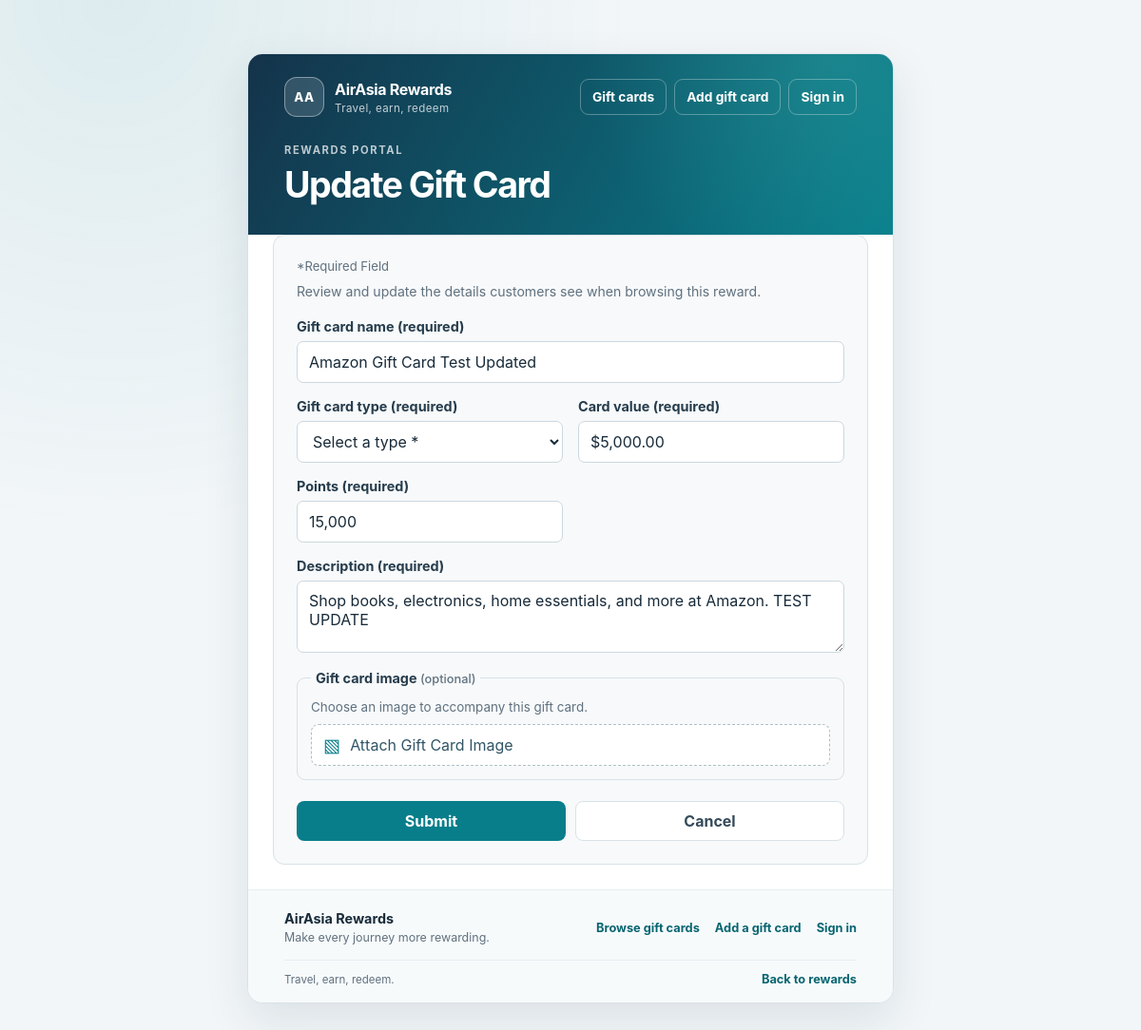
The page /airasia-hw3/card-update.php?id=1 on the database as committed earlier.
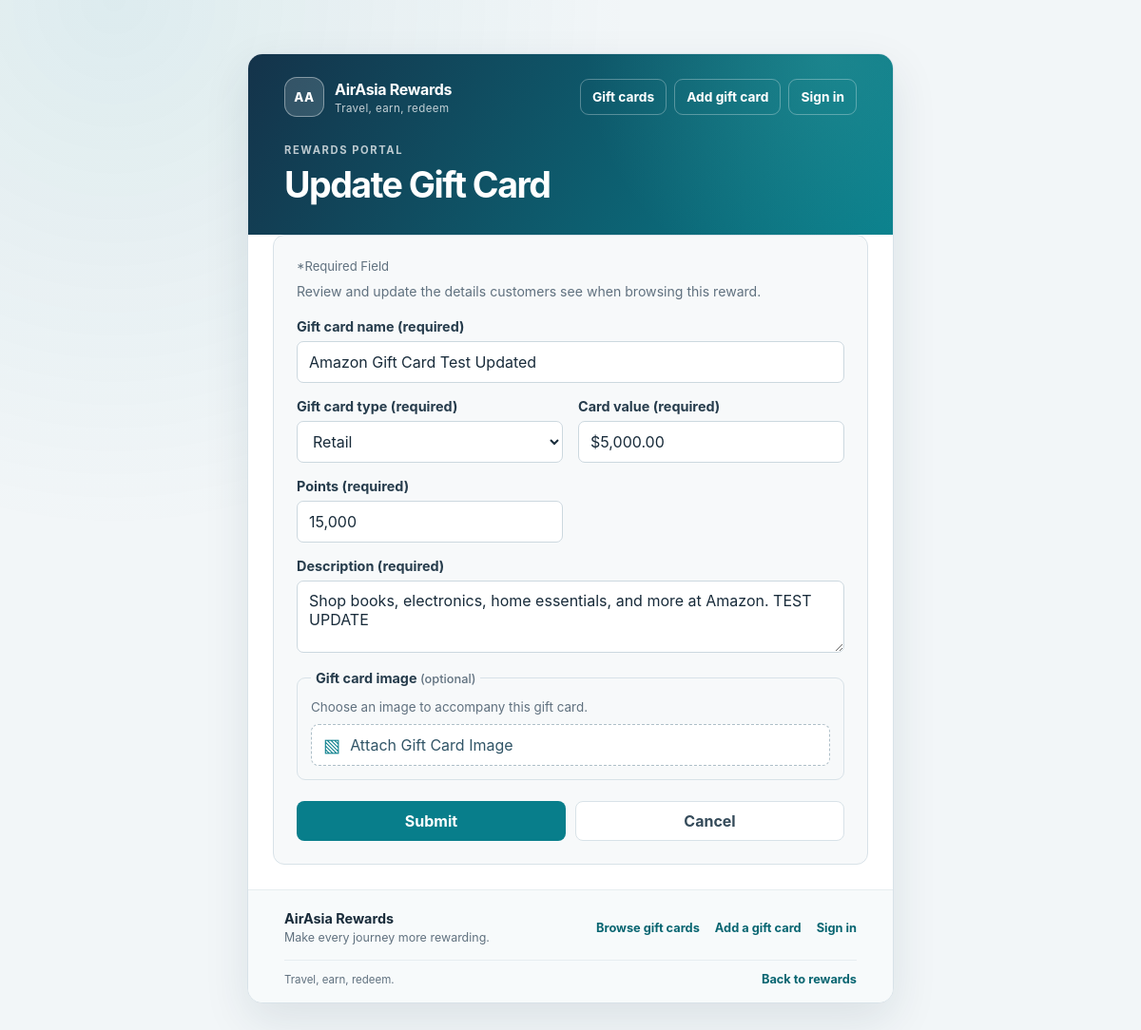
The same page on the database as committed later.
### tables this page shows
CREATE TABLE "GIFTCARD" (
    cardId INTEGER PRIMARY KEY,
    cardName TEXT NOT NULL,
    cardType TEXT NOT NULL,
    cardValue REAL NOT NULL CHECK (cardValue >= 0),
    points INTEGER NOT NULL CHECK (points >= 0),
    description TEXT NOT NULL DEFAULT ''
);

### airasia-hw3/includes/validation.php (called while the page is built, shortened)
<?php
function getAllowedCardTypes(): array
{
    return ['Retail', 'Travel', 'Dining', 'Entertainment', 'Other'];
}

### airasia-hw3/card-update.php (the view, shortened to what this page needs)
<?php
require_once __DIR__ . '/includes/validation.php';
$requestedId = $_GET['id'] ?? null;
$cardId = (int) $requestedId;
require_once __DIR__ . '/includes/db.php';
$selectStatement = $pdo->prepare(
    'SELECT cardId, cardName, cardType, cardValue, points, description
    FROM "GIFTCARD" WHERE cardId = :cardId'
);
$selectStatement->execute(['cardId' => $cardId]);
$giftCard = $selectStatement->fetch(PDO::FETCH_ASSOC);
$defaultValues = [
    'gift_card_name' => $giftCard['cardName'],
    'gift_card_type' => $giftCard['cardType'],
    'card_value' => '$' . number_format((float) $giftCard['cardValue'], 2),
    'points' => number_format((int) $giftCard['points']),
    'description' => $giftCard['description'],
];
$submittedValues = $defaultValues;
$errors = [];
$escape = static fn (string $value): string => htmlspecialchars($value, ENT_QUOTES, 'UTF-8');
?>
<!doctype html>
<html lang="en">
<head>
    <link rel="stylesheet" href="css/styles.css">
</head>
<body class="page-card-update">
    <main class="page-shell">
        <?php $pageTitle = 'Update Gift Card'; require_once __DIR__ . '/includes/header.php'; ?>
        <section class="page-content">
            <form class="gift-card-form" method="post" enctype="multipart/form-data" action="card-update.php?id=<?= $escape(rawurlencode((string) $giftCard['cardId'])) ?>" novalidate>
                <div class="card-add-intro">
                    <p class="required-note">*Required Field</p>
                    <p>Review and update the details customers see when browsing this reward.</p>
                </div>
                <div class="card-add-fields">
                    <div class="card-add-field card-add-field--wide">
                        <label for="gift-card-name">Gift card name (required)</label>
                        <input id="gift-card-name" name="gift_card_name" type="text" value="<?= $escape($submittedValues['gift_card_name']) ?>" required<?= isset($errors['gift_card_name']) ? ' aria-invalid="true" aria-describedby="gift-card-name-error"' : '' ?>>
                    </div>
                    <div class="card-add-field">
                        <label for="gift-card-type">Gift card type (required)</label>
                        <select id="gift-card-type" name="gift_card_type" required<?= isset($errors['gift_card_type']) ? ' aria-invalid="true" aria-describedby="gift-card-type-error"' : '' ?>>
                            <option value="">Select a type *</option>
                            <?php foreach (getAllowedCardTypes() as $cardType): ?>
                                <option value="<?= $escape($cardType) ?>"<?= $submittedValues['gift_card_type'] === $cardType ? ' selected' : '' ?>><?= $escape($cardType) ?></option>
                            <?php endforeach; ?>
                        </select>
                    </div>
                    <div class="card-add-field">
                        <label for="card-value">Card value (required)</label>
                        <input id="card-value" name="card_value" type="text" inputmode="decimal" value="<?= $escape($submittedValues['card_value']) ?>" required<?= isset($errors['card_value']) ? ' aria-invalid="true" aria-describedby="card-value-error"' : '' ?>>
                    </div>
                    <div class="card-add-field">
                        <label for="points">Points (required)</label>
                        <input id="points" name="points" type="text" inputmode="numeric" value="<?= $escape($submittedValues['points']) ?>" required<?= isset($errors['points']) ? ' aria-invalid="true" aria-describedby="points-error"' : '' ?>>
                    </div>
                    <div class="card-add-field card-add-field--wide">
                        <label for="description">Description (required)</label>
                        <textarea id="description" name="description" rows="2" required<?= isset($errors['description']) ? ' aria-invalid="true" aria-describedby="description-error"' : '' ?>><?= $escape($submittedValues['description']) ?></textarea>
                    </div>
                </div>
                <fieldset class="card-add-image">
                    <legend>Gift card image <span>(optional)</span></legend>
                    <p>Choose an image to accompany this gift card.</p>
                    <label class="image-upload" for="gift-card-image">
                        <span class="image-icon" aria-hidden="true">▧</span>
                        <span>Attach Gift Card Image</span>
                    </label>
                </fieldset>
                <div class="gift-card-actions">
                    <button class="submit-button" type="submit">Submit</button>
                    <a class="cancel-button" href="card-list.php">Cancel</a>
                </div>
            </form>
        </section>
        <?php require_once __DIR__ . '/includes/footer.php'; ?>
    </main>
</body>
</html>

Rows that differ between the two databases and show on the page:
changed giftcard "Amazon Gift Card Test Updated": gift_card_type (not shown) → "Retail"
Other text that changed with them:
form field gift_card_type: "Select a type *" → (not shown)
